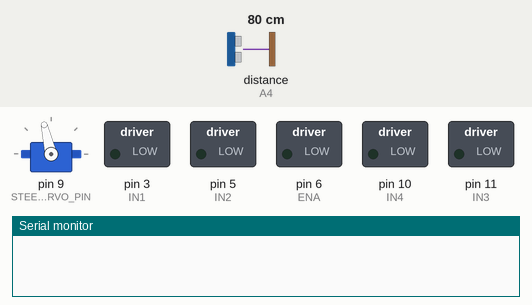
Recording of a sketch running on a simulated Arduino Uno, built with avr-gcc and run on an emulated ATmega328P. On the bench: servo, switched loads named in the sketch (green lamp = pin HIGH), the last lines printed to the serial monitor. Wiring (inferred from the names in the program): ultrasonic range finder: trigger A5; echo A4. Inputs (shaded band) come from the test bench; at power-on: distance to the obstacle (sensor on A4) 80 cm. The echo pulse lasts 58.3 µs per cm; pins used as bus, display or sensor lines are not drawn.

Above: at 0.1 s.
At 2.2 s:
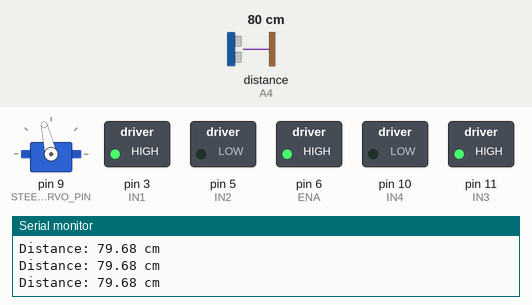
2.3 s: distance to the obstacle (sensor on A4) set to 60 cm
Timing chart, 0 to 5.3 s (numbered marks = the images above; inputs shaded):
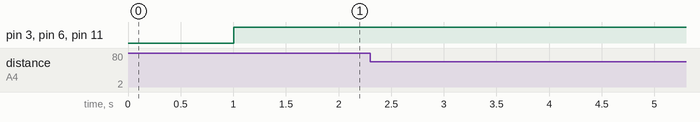

The sketch:

challenge_2_speedrun.ino
```cpp
#include <Servo.h>

// --- Parallel L298N Motor Driver Pins ---
const int ENA = 6;   // PWM speed control (Connected to BOTH ENA & ENB)
const int IN1 = 3;   // Channel A Direction Pin 1
const int IN2 = 5;   // Channel A Direction Pin 2
const int IN3 = 11;  // Channel B Direction Pin 1
const int IN4 = 10;  // Channel B Direction Pin 2

// --- HC-SR04 Ultrasonic Sensor Pins ---
const int TRIG_PIN = A5;
const int ECHO_PIN = A4;

// --- Front Steering Servo Pin ---
const int STEER_SERVO_PIN = 9;
Servo steerServo;

// --- Steering Calibration ---
const int STEER_TRIM = 0;
const int STEER_CENTER = 103 + STEER_TRIM; // Verified IRL straight angle

// --- Motor Speed & Distance Thresholds ---
const int MOTOR_SPEED = 255;        // 100% full power
const float STOP_DISTANCE_CM = 3.5; // Target stopping distance threshold

void setMotorDirectionForward() {
  digitalWrite(IN1, HIGH);
  digitalWrite(IN2, LOW);
  digitalWrite(IN3, HIGH);
  digitalWrite(IN4, LOW);
}

void setMotorDirectionReverse() {
  digitalWrite(IN1, LOW);
  digitalWrite(IN2, HIGH);
  digitalWrite(IN3, LOW);
  digitalWrite(IN4, HIGH);
}

void stopMotors() {
  digitalWrite(IN1, LOW);
  digitalWrite(IN2, LOW);
  digitalWrite(IN3, LOW);
  digitalWrite(IN4, LOW);
  analogWrite(ENA, 0);
}

// Active electronic brake: brief reverse pulse to kill forward momentum
void activeBrake() {
  setMotorDirectionReverse();
  analogWrite(ENA, 200);
  delay(70); // 70ms pulse stops coasting inertia

  stopMotors();
}

void setup() {
  // Motor pins
  pinMode(ENA, OUTPUT);
  pinMode(IN1, OUTPUT);
  pinMode(IN2, OUTPUT);
  pinMode(IN3, OUTPUT);
  pinMode(IN4, OUTPUT);

  // Ultrasonic pins
  pinMode(TRIG_PIN, OUTPUT);
  pinMode(ECHO_PIN, INPUT);

  // Attach steering servo and lock straight at verified angle (103 deg)
  steerServo.attach(STEER_SERVO_PIN);
  steerServo.write(STEER_CENTER);

  Serial.begin(9600);
  delay(1000); // 1-second delay before departure
}

// Ultrasonic distance measurement with float precision
float readDistanceCM() {
  digitalWrite(TRIG_PIN, LOW);
  delayMicroseconds(2);

  digitalWrite(TRIG_PIN, HIGH);
  delayMicroseconds(10);
  digitalWrite(TRIG_PIN, LOW);

  long duration = pulseIn(ECHO_PIN, HIGH, 25000); // 25ms timeout (~4m)

  // Disregard missed echoes or timeouts
  if (duration == 0) {
    return 999.0;
  }

  // Speed of sound: 0.0343 cm/us -> (duration * 0.0343) / 2
  return (float)duration * 0.0343 / 2.0;
}

// Drive forward at full power on both paralleled channels
void driveForward(int speed) {
  setMotorDirectionForward();
  analogWrite(ENA, speed);
}

void executeStopSequence() {
  // 1. Kill forward coasting motion instantly
  activeBrake();
  steerServo.write(STEER_CENTER); // Hold steering straight

  Serial.println("Target reached at 3.5 cm! Chassis braked.");
  Serial.println("Trial ended. Entering safe idle state.");

  while (true) {
    // Lock motors off permanently until manual reset button is pressed
    stopMotors();
  }
}

void loop() {
  float distance = readDistanceCM();

  Serial.print("Distance: ");
  Serial.print(distance);
  Serial.println(" cm");

  // Trigger permanent stop once within 3.5 cm (above 1.8 cm deadband floor)
  if (distance <= STOP_DISTANCE_CM && distance > 1.8) {
    executeStopSequence();
  } else {
    driveForward(MOTOR_SPEED);
  }

  delay(50); // 50ms cycle prevents ultrasonic echo overlap
}
```
